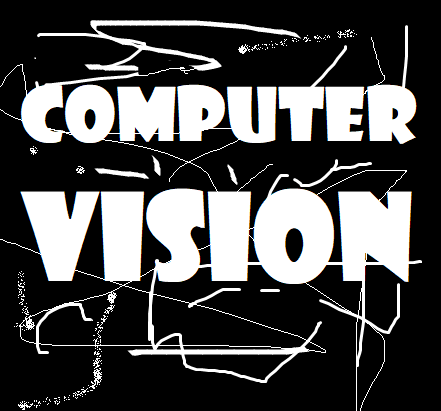
#> input picture Wk04/computervision_img.png, 441 x 411 px
$ python 2.py
#> lines starting #> are read from the running program, lines starting #| are printed output that depends on the picture; after the words box and inside, x2 and y2 are one past the last pixel; in counts of white or black regions, pixels touching at a corner belong together
import cv2 as cv
import numpy as np
import matplotlib.pyplot as plt
import sys

img = cv.imread('computervision_img.png', cv.IMREAD_UNCHANGED)
#> img is the input picture: shape (411, 441, 3); mean B, G, R 74.1, 74.1, 74.1
img2 = cv.imread('computervision_img2.png', cv.IMREAD_UNCHANGED)
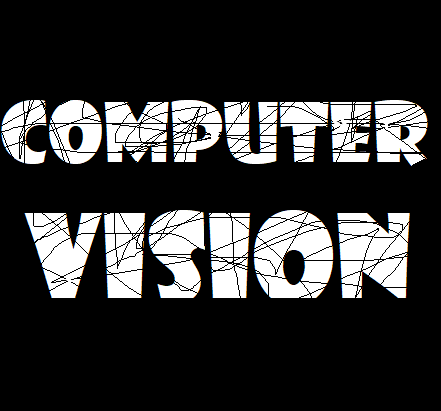
#> input picture Wk04/computervision_img2.png, 441 x 411 px
#> img2 is the input picture: shape (411, 441, 4); mean B, G, R, A 53.1, 53.1, 53.1, 255

if img is None:
    sys.exit('파일을 찾을 수 없습니다.')

if img2 is None:
    sys.exit('파일을 찾을 수 없습니다.')

t, bin_img = cv.threshold(img[:,:,0], 0, 255, cv.THRESH_BINARY + cv.THRESH_OTSU)
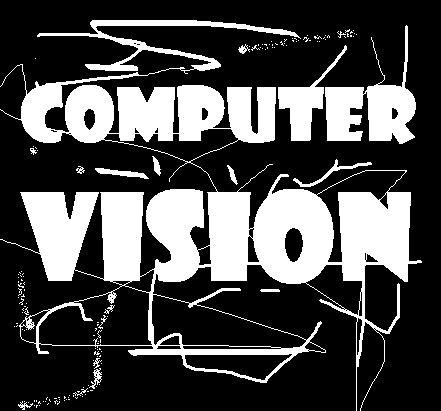
#> bin_img: shape (411, 441); 29.2% white; 146 white regions (128 under 20 px), largest, box (x1, y1, x2, y2) and area: (0, 20, 422, 411) 45179, (325, 25, 416, 144) 4382, (278, 45, 347, 141) 1814
#> t = 125
plt.imshow(bin_img,cmap='gray'), plt.xticks([]), plt.yticks([])
plt.show()


tt, bin_img2 = cv.threshold(img2[:,:,0], 0, 255, cv.THRESH_BINARY + cv.THRESH_OTSU)
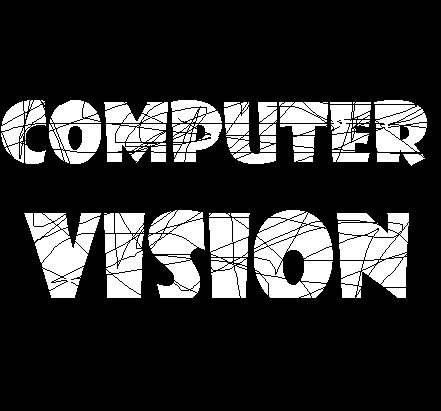
#> bin_img2: shape (411, 441); 20.8% white; 56 white regions (8 under 20 px), largest, box (x1, y1, x2, y2) and area: (254, 210, 333, 298) 4730, (337, 213, 409, 298) 4327, (24, 213, 101, 298) 3572
#> tt = 120
plt.imshow(bin_img,cmap='gray'), plt.xticks([]), plt.yticks([])
plt.show()

"""
# 구조 요소
se = np.uint8([[0,0,1,0,0],
               [0,1,1,1,0],
               [1,1,1,1,1],
               [0,1,1,1,0],
               [0,0,1,0,0]])
"""

"""
se = np.uint8([[1,1,1,1,1],
               [1,1,1,1,1],
               [1,1,1,1,1],
               [1,1,1,1,1],
               [1,1,1,1,1]])
"""

se = np.uint8([[1,1,1],
               [1,1,1],
               [1,1,1]])

b = cv.erode(bin_img, se, iterations=2)
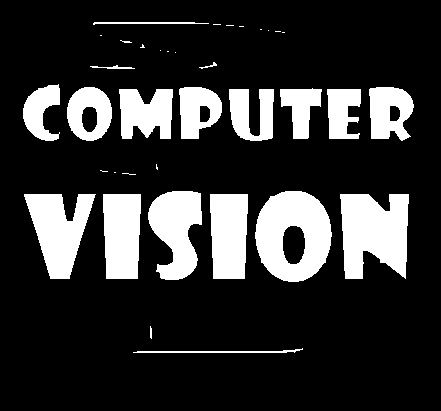
#> b: shape (411, 441); 19.6% white; 36 white regions (17 under 20 px), largest, box (x1, y1, x2, y2) and area: (255, 191, 332, 282) 4850, (340, 194, 409, 279) 4608, (24, 194, 96, 279) 3524
b = cv.dilate(b, se, iterations=2)
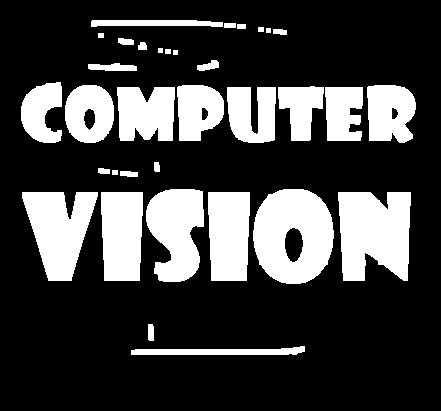
#> b: shape (411, 441); 25.5% white; 34 white regions, largest, box (x1, y1, x2, y2) and area: (253, 189, 334, 284) 5762, (338, 192, 411, 281) 5428, (22, 192, 98, 281) 4276

plt.imshow(b, cmap='gray'), plt.xticks([]), plt.yticks([])
plt.show()


b2 = cv.dilate(bin_img2, se, iterations=1)
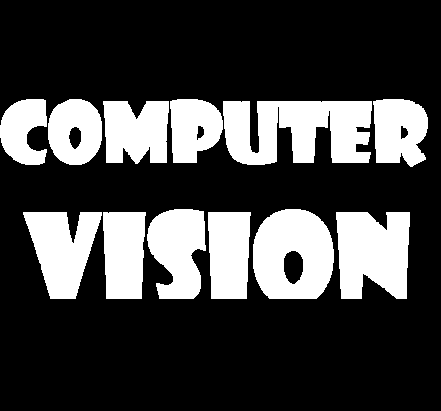
#> b2: shape (411, 441); 26.2% white; 12 white regions, largest, box (x1, y1, x2, y2) and area: (223, 101, 372, 165) 7250, (253, 209, 334, 299) 5690, (336, 212, 410, 299) 5413
b2 = cv.erode(b2, se, iterations=1)
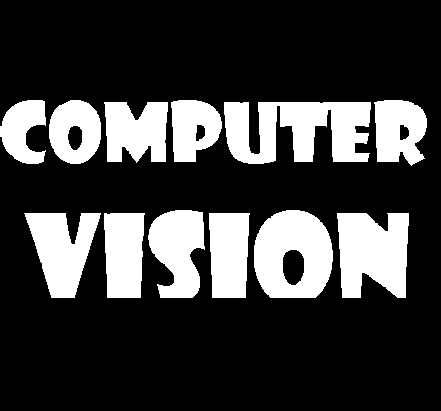
#> b2: shape (411, 441); 23.7% white; 12 white regions, largest, box (x1, y1, x2, y2) and area: (224, 102, 371, 164) 6434, (254, 210, 333, 298) 5244, (337, 213, 409, 298) 5007

plt.imshow(b2, cmap='gray'), plt.xticks([]), plt.yticks([])
plt.show()
"""
img_erosion = cv.erode(img, se, iterations=3)
img_erosion = cv.dilate(img_erosion, se, iterations=2)
plt.imshow(img_erosion, cmap='gray'), plt.xticks([]), plt.yticks([])
plt.show()

img2_dilation = cv.dilate(img2, se, iterations=1)
img2_erosion = cv.erode(img2_dilation, se, iterations=1)
plt.imshow(img2_erosion, cmap='gray'), plt.xticks([]), plt.yticks([])
plt.show()
"""

cv.waitKey()
cv.destroyAllWindows()
